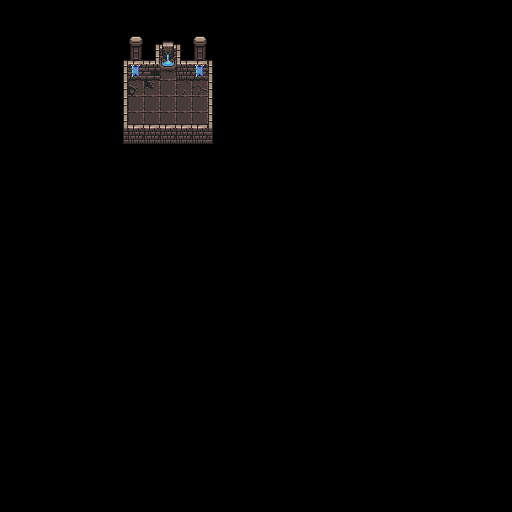

A level layout from a 2D game, rendered from its tile map. Below: a short description, then the map file with tile-grid data replaced by summaries:
An orthogonal 32x32 tile map with 16x16 px tiles, 3 tile layers (Ground, Walls, Overhead), 3 tilesets and 7 objects (PlayerStart, LootChestThing).

<map version="1.4" tiledversion="1.4.1" orientation="orthogonal" renderorder="right-down" width="32" height="32" tilewidth="16" tileheight="16" infinite="0" nextlayerid="10" nextobjectid="13">
 <editorsettings>
  <export target="LevelOne.json" format="json" />
 </editorsettings>
 <tileset firstgid="1" name="Dungeon" tilewidth="16" tileheight="16" tilecount="1024" columns="32">
  <image source="0x72_DungeonTilesetII_v1.3.png" width="512" height="512" />
  <tile id="0">
   <properties>
    <property name="collides" type="bool" value="false" />
   </properties>
  </tile>
  <tile id="1">
   <properties>
    <property name="collides" type="bool" value="false" />
   </properties>
  </tile>
  <tile id="2">
   <properties>
    <property name="collides" type="bool" value="false" />
   </properties>
  </tile>
  <tile id="3">
   <properties>
    <property name="collides" type="bool" value="false" />
   </properties>
  </tile>
  <tile id="4">
   <properties>
    <property name="collides" type="bool" value="false" />
   </properties>
  </tile>
  <tile id="5">
   <properties>
    <property name="collides" type="bool" value="false" />
   </properties>
  </tile>
  <tile id="6">
   <properties>
    <property name="collides" type="bool" value="false" />
   </properties>
  </tile>
  <tile id="32">
   <properties>
    <property name="collides" type="bool" value="false" />
   </properties>
  </tile>
  <tile id="33">
   <properties>
    <property name="collides" type="bool" value="true" />
   </properties>
  </tile>
  <tile id="34">
   <properties>
    <property name="collides" type="bool" value="true" />
   </properties>
  </tile>
  <tile id="35">
   <properties>
    <property name="collides" type="bool" value="true" />
   </properties>
  </tile>
  <tile id="36">
   <properties>
    <property name="collides" type="bool" value="true" />
   </properties>
  </tile>
  <tile id="37">
   <properties>
    <property name="collides" type="bool" value="true" />
   </properties>
  </tile>
  <tile id="38">
   <properties>
    <property name="collides" type="bool" value="true" />
   </properties>
   <animation>
    <frame tileid="36" duration="450" />
    <frame tileid="37" duration="450" />
    <frame tileid="38" duration="450" />
   </animation>
  </tile>
  <tile id="64">
   <properties>
    <property name="collides" type="bool" value="false" />
   </properties>
  </tile>
  <tile id="65">
   <properties>
    <property name="collides" type="bool" value="true" />
   </properties>
  </tile>
  <tile id="66">
   <properties>
    <property name="collides" type="bool" value="true" />
   </properties>
  </tile>
  <tile id="67">
   <properties>
    <property name="collides" type="bool" value="true" />
   </properties>
  </tile>
  <tile id="68">
   <properties>
    <property name="collides" type="bool" value="false" />
   </properties>
  </tile>
  <tile id="69">
   <properties>
    <property name="collides" type="bool" value="false" />
   </properties>
  </tile>
  <tile id="70">
   <properties>
    <property name="collides" type="bool" value="false" />
   </properties>
  </tile>
  <tile id="96">
   <properties>
    <property name="collides" type="bool" value="false" />
   </properties>
  </tile>
  <tile id="97">
   <properties>
    <property name="collides" type="bool" value="true" />
   </properties>
  </tile>
  <tile id="98">
   <properties>
    <property name="collides" type="bool" value="true" />
   </properties>
  </tile>
  <tile id="99">
   <properties>
    <property name="collides" type="bool" value="true" />
   </properties>
  </tile>
  <tile id="100">
   <properties>
    <property name="collides" type="bool" value="true" />
   </properties>
   <animation>
    <frame tileid="100" duration="450" />
    <frame tileid="101" duration="450" />
    <frame tileid="102" duration="450" />
   </animation>
  </tile>
  <tile id="101">
   <properties>
    <property name="collides" type="bool" value="true" />
   </properties>
  </tile>
  <tile id="102">
   <properties>
    <property name="collides" type="bool" value="true" />
   </properties>
  </tile>
  <tile id="128">
   <properties>
    <property name="collides" type="bool" value="false" />
   </properties>
  </tile>
  <tile id="129">
   <properties>
    <property name="collides" type="bool" value="false" />
   </properties>
  </tile>
  <tile id="130">
   <properties>
    <property name="collides" type="bool" value="false" />
   </properties>
  </tile>
  <tile id="131">
   <properties>
    <property name="collides" type="bool" value="false" />
   </properties>
  </tile>
  <tile id="132">
   <properties>
    <property name="collides" type="bool" value="false" />
   </properties>
   <animation>
    <frame tileid="132" duration="450" />
    <frame tileid="133" duration="450" />
    <frame tileid="134" duration="450" />
   </animation>
  </tile>
  <tile id="133">
   <properties>
    <property name="collides" type="bool" value="false" />
   </properties>
  </tile>
  <tile id="134">
   <properties>
    <property name="collides" type="bool" value="false" />
   </properties>
  </tile>
  <tile id="160">
   <properties>
    <property name="collides" type="bool" value="false" />
   </properties>
  </tile>
  <tile id="161">
   <properties>
    <property name="collides" type="bool" value="false" />
   </properties>
  </tile>
  <tile id="162">
   <properties>
    <property name="collides" type="bool" value="false" />
   </properties>
  </tile>
  <tile id="163">
   <properties>
    <property name="collides" type="bool" value="false" />
   </properties>
  </tile>
  <tile id="164">
   <properties>
    <property name="collides" type="bool" value="true" />
   </properties>
  </tile>
  <tile id="165">
   <properties>
    <property name="collides" type="bool" value="false" />
   </properties>
  </tile>
  <tile id="166">
   <properties>
    <property name="collides" type="bool" value="false" />
   </properties>
  </tile>
  <tile id="192">
   <properties>
    <property name="collides" type="bool" value="false" />
   </properties>
  </tile>
  <tile id="193">
   <properties>
    <property name="collides" type="bool" value="false" />
   </properties>
  </tile>
  <tile id="194">
   <properties>
    <property name="collides" type="bool" value="false" />
   </properties>
  </tile>
  <tile id="195">
   <properties>
    <property name="collides" type="bool" value="false" />
   </properties>
  </tile>
  <tile id="196">
   <properties>
    <property name="collides" type="bool" value="false" />
   </properties>
  </tile>
  <tile id="197">
   <properties>
    <property name="collides" type="bool" value="true" />
   </properties>
  </tile>
  <tile id="198">
   <properties>
    <property name="collides" type="bool" value="true" />
   </properties>
  </tile>
  <tile id="224">
   <properties>
    <property name="collides" type="bool" value="false" />
   </properties>
  </tile>
  <tile id="225">
   <properties>
    <property name="collides" type="bool" value="false" />
   </properties>
  </tile>
  <tile id="226">
   <properties>
    <property name="collides" type="bool" value="false" />
   </properties>
  </tile>
  <tile id="227">
   <properties>
    <property name="collides" type="bool" value="false" />
   </properties>
  </tile>
  <tile id="228">
   <properties>
    <property name="collides" type="bool" value="false" />
   </properties>
  </tile>
  <tile id="229">
   <properties>
    <property name="collides" type="bool" value="false" />
   </properties>
   <objectgroup draworder="index" id="2">
    <object id="1" x="0" y="-4" width="16" height="8">
     <ellipse />
    </object>
   </objectgroup>
  </tile>
  <tile id="230">
   <properties>
    <property name="collides" type="bool" value="false" />
   </properties>
   <objectgroup draworder="index" id="2">
    <object id="1" x="0" y="-4" width="16" height="8">
     <ellipse />
    </object>
   </objectgroup>
  </tile>
  <tile id="256">
   <properties>
    <property name="collides" type="bool" value="true" />
   </properties>
  </tile>
  <tile id="257">
   <properties>
    <property name="collides" type="bool" value="true" />
   </properties>
  </tile>
  <tile id="258">
   <properties>
    <property name="collides" type="bool" value="true" />
   </properties>
  </tile>
  <tile id="259">
   <properties>
    <property name="collides" type="bool" value="true" />
   </properties>
  </tile>
  <tile id="260">
   <properties>
    <property name="collides" type="bool" value="false" />
   </properties>
  </tile>
  <tile id="261">
   <properties>
    <property name="collides" type="bool" value="false" />
   </properties>
  </tile>
  <tile id="262">
   <properties>
    <property name="collides" type="bool" value="false" />
   </properties>
  </tile>
  <tile id="288">
   <properties>
    <property name="collides" type="bool" value="false" />
   </properties>
  </tile>
  <tile id="289">
   <properties>
    <property name="collides" type="bool" value="false" />
   </properties>
  </tile>
  <tile id="290">
   <properties>
    <property name="collides" type="bool" value="false" />
   </properties>
  </tile>
  <tile id="291">
   <properties>
    <property name="collides" type="bool" value="false" />
   </properties>
  </tile>
  <tile id="292">
   <properties>
    <property name="collides" type="bool" value="true" />
   </properties>
  </tile>
  <tile id="293">
   <properties>
    <property name="collides" type="bool" value="true" />
   </properties>
  </tile>
  <tile id="294">
   <properties>
    <property name="collides" type="bool" value="false" />
   </properties>
  </tile>
  <tile id="320">
   <properties>
    <property name="collides" type="bool" value="false" />
   </properties>
  </tile>
  <tile id="321">
   <properties>
    <property name="collides" type="bool" value="false" />
   </properties>
  </tile>
  <tile id="322">
   <properties>
    <property name="collides" type="bool" value="true" />
   </properties>
  </tile>
  <tile id="323">
   <properties>
    <property name="collides" type="bool" value="true" />
   </properties>
  </tile>
  <tile id="324">
   <properties>
    <property name="collides" type="bool" value="false" />
   </properties>
  </tile>
  <tile id="325">
   <properties>
    <property name="collides" type="bool" value="false" />
   </properties>
  </tile>
  <tile id="326">
   <properties>
    <property name="collides" type="bool" value="false" />
   </properties>
  </tile>
  <tile id="352">
   <properties>
    <property name="collides" type="bool" value="false" />
   </properties>
  </tile>
  <tile id="353">
   <properties>
    <property name="collides" type="bool" value="false" />
   </properties>
  </tile>
  <tile id="354">
   <properties>
    <property name="collides" type="bool" value="false" />
   </properties>
  </tile>
  <tile id="355">
   <properties>
    <property name="collides" type="bool" value="false" />
   </properties>
  </tile>
  <tile id="356">
   <properties>
    <property name="collides" type="bool" value="false" />
   </properties>
  </tile>
  <tile id="357">
   <properties>
    <property name="collides" type="bool" value="false" />
   </properties>
  </tile>
  <tile id="358">
   <properties>
    <property name="collides" type="bool" value="false" />
   </properties>
  </tile>
  <tile id="384">
   <properties>
    <property name="collides" type="bool" value="false" />
   </properties>
  </tile>
  <tile id="385">
   <properties>
    <property name="collides" type="bool" value="false" />
   </properties>
  </tile>
  <tile id="386">
   <properties>
    <property name="collides" type="bool" value="false" />
   </properties>
  </tile>
  <tile id="387">
   <properties>
    <property name="collides" type="bool" value="false" />
   </properties>
  </tile>
  <tile id="388">
   <properties>
    <property name="collides" type="bool" value="false" />
   </properties>
  </tile>
  <tile id="389">
   <properties>
    <property name="collides" type="bool" value="false" />
   </properties>
  </tile>
  <tile id="390">
   <properties>
    <property name="collides" type="bool" value="false" />
   </properties>
  </tile>
  <tile id="416">
   <properties>
    <property name="collides" type="bool" value="false" />
   </properties>
  </tile>
  <tile id="417">
   <properties>
    <property name="collides" type="bool" value="false" />
   </properties>
  </tile>
  <tile id="418">
   <properties>
    <property name="collides" type="bool" value="false" />
   </properties>
  </tile>
  <tile id="419">
   <properties>
    <property name="collides" type="bool" value="false" />
   </properties>
  </tile>
  <tile id="420">
   <properties>
    <property name="collides" type="bool" value="false" />
   </properties>
  </tile>
  <tile id="421">
   <properties>
    <property name="collides" type="bool" value="false" />
   </properties>
  </tile>
  <tile id="422">
   <properties>
    <property name="collides" type="bool" value="false" />
   </properties>
  </tile>
  <tile id="448">
   <properties>
    <property name="collides" type="bool" value="false" />
   </properties>
  </tile>
  <tile id="449">
   <properties>
    <property name="collides" type="bool" value="false" />
   </properties>
  </tile>
  <tile id="450">
   <properties>
    <property name="collides" type="bool" value="false" />
   </properties>
  </tile>
  <tile id="451">
   <properties>
    <property name="collides" type="bool" value="false" />
   </properties>
  </tile>
  <tile id="452">
   <properties>
    <property name="collides" type="bool" value="false" />
   </properties>
  </tile>
  <tile id="453">
   <properties>
    <property name="collides" type="bool" value="false" />
   </properties>
  </tile>
  <tile id="454">
   <properties>
    <property name="collides" type="bool" value="false" />
   </properties>
  </tile>
  <tile id="480">
   <properties>
    <property name="collides" type="bool" value="false" />
   </properties>
  </tile>
  <tile id="481">
   <properties>
    <property name="collides" type="bool" value="true" />
   </properties>
   <objectgroup draworder="index" id="2">
    <object id="1" template="../../../../../../../../Documents/untitled.tx" x="0" y="8" />
   </objectgroup>
  </tile>
  <tile id="482">
   <properties>
    <property name="collides" type="bool" value="false" />
   </properties>
  </tile>
  <tile id="483">
   <properties>
    <property name="collides" type="bool" value="false" />
   </properties>
  </tile>
  <tile id="484">
   <properties>
    <property name="collides" type="bool" value="true" />
   </properties>
   <objectgroup draworder="index" id="2">
    <object id="1" template="../../../../../../../../Documents/untitled.tx" x="0" y="8" />
   </objectgroup>
  </tile>
  <tile id="485">
   <properties>
    <property name="collides" type="bool" value="false" />
   </properties>
  </tile>
  <tile id="486">
   <properties>
    <property name="collides" type="bool" value="false" />
   </properties>
  </tile>
  <tile id="595">
   <properties>
    <property name="collides" type="bool" value="true" />
   </properties>
  </tile>
  <tile id="626">
   <properties>
    <property name="collides" type="bool" value="true" />
   </properties>
   <objectgroup draworder="index" id="2">
    <object id="2" x="0" y="0" width="16" height="16" />
   </objectgroup>
  </tile>
  <tile id="627">
   <properties>
    <property name="collides" type="bool" value="true" />
   </properties>
  </tile>
 </tileset>
 <tileset firstgid="1025" name="16x16 dungeon ii wall reconfig v04 spritesheet" tilewidth="16" tileheight="16" tilecount="192" columns="16">
  <image source="16x16 dungeon ii wall reconfig v04 spritesheet.png" width="256" height="192" />
 </tileset>
 <tileset firstgid="1217" name="emotes_pixel_style1" tilewidth="16" tileheight="16" tilecount="30" columns="5">
  <image source="emotes_pixel_style1.png" width="80" height="96" />
 </tileset>
 <layer id="1" name="Ground" width="32" height="32">
  <properties>
   <property name="depth" type="int" value="100" />
  </properties>
  <data>[1024 cells, 383 non-empty, 9 distinct tile ids]</data>
 </layer>
 <layer id="4" name="Walls" width="32" height="32">
  <properties>
   <property name="depth" type="int" value="300" />
  </properties>
  <data>[1024 cells, 31 non-empty, 15 distinct tile ids]</data>
 </layer>
 <objectgroup id="9" name="Spawn">
  <properties>
   <property name="depth" type="int" value="300" />
  </properties>
  <object id="10" name="PlayerStart" x="168" y="104">
   <point />
  </object>
 </objectgroup>
 <objectgroup id="7" name="Stuff">
  <properties>
   <property name="depth" type="int" value="300" />
  </properties>
  <object id="11" name="MahLewts" type="LootChestThing" x="200" y="88">
   <properties>
    <property name="behaviour" value="loot" />
   </properties>
   <point />
  </object>
 </objectgroup>
 <layer id="8" name="Overhead" width="32" height="32">
  <properties>
   <property name="depth" type="int" value="400" />
  </properties>
  <data>[1024 cells, 5 non-empty, 1 distinct tile ids]</data>
 </layer>
</map>
